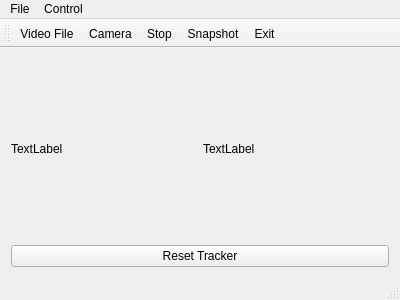
<?xml version="1.0" encoding="UTF-8"?>
<ui version="4.0">
 <class>MainWindow</class>
 <widget class="QMainWindow" name="MainWindow">
  <property name="geometry">
   <rect>
    <x>0</x>
    <y>0</y>
    <width>400</width>
    <height>300</height>
   </rect>
  </property>
  <property name="windowTitle">
   <string>MainWindow</string>
  </property>
  <widget class="QWidget" name="centralWidget">
   <layout class="QGridLayout" name="gridLayout">
    <item row="0" column="0">
     <layout class="QHBoxLayout" name="horizontalLayout">
      <item>
       <widget class="QLabel" name="label">
        <property name="text">
         <string>TextLabel</string>
        </property>
       </widget>
      </item>
      <item>
       <widget class="QLabel" name="label_2">
        <property name="text">
         <string>TextLabel</string>
        </property>
       </widget>
      </item>
     </layout>
    </item>
    <item row="1" column="0">
     <widget class="QPushButton" name="pushButton">
      <property name="text">
       <string>Reset Tracker</string>
      </property>
     </widget>
    </item>
   </layout>
  </widget>
  <widget class="QMenuBar" name="menuBar">
   <property name="geometry">
    <rect>
     <x>0</x>
     <y>0</y>
     <width>400</width>
     <height>27</height>
    </rect>
   </property>
   <widget class="QMenu" name="menuFile">
    <property name="title">
     <string>File</string>
    </property>
    <widget class="QMenu" name="menuOpen">
     <property name="title">
      <string>Open</string>
     </property>
     <addaction name="actionFile"/>
     <addaction name="actionCamera"/>
    </widget>
    <addaction name="menuOpen"/>
    <addaction name="actionExit"/>
   </widget>
   <widget class="QMenu" name="menuControl">
    <property name="title">
     <string>Control</string>
    </property>
    <addaction name="actionStop"/>
    <addaction name="actionSnapshot"/>
   </widget>
   <addaction name="menuFile"/>
   <addaction name="menuControl"/>
  </widget>
  <widget class="QToolBar" name="mainToolBar">
   <attribute name="toolBarArea">
    <enum>TopToolBarArea</enum>
   </attribute>
   <attribute name="toolBarBreak">
    <bool>false</bool>
   </attribute>
   <addaction name="actionFile"/>
   <addaction name="actionCamera"/>
   <addaction name="actionStop"/>
   <addaction name="actionSnapshot"/>
   <addaction name="actionExit"/>
  </widget>
  <widget class="QStatusBar" name="statusBar"/>
  <action name="actionFile">
   <property name="text">
    <string>Video File</string>
   </property>
  </action>
  <action name="actionCamera">
   <property name="text">
    <string>Camera</string>
   </property>
  </action>
  <action name="actionStop">
   <property name="text">
    <string>Stop</string>
   </property>
  </action>
  <action name="actionSnapshot">
   <property name="text">
    <string>Snapshot</string>
   </property>
  </action>
  <action name="actionExit">
   <property name="text">
    <string>Exit</string>
   </property>
  </action>
 </widget>
 <layoutdefault spacing="6" margin="11"/>
 <resources/>
 <connections/>
</ui>
